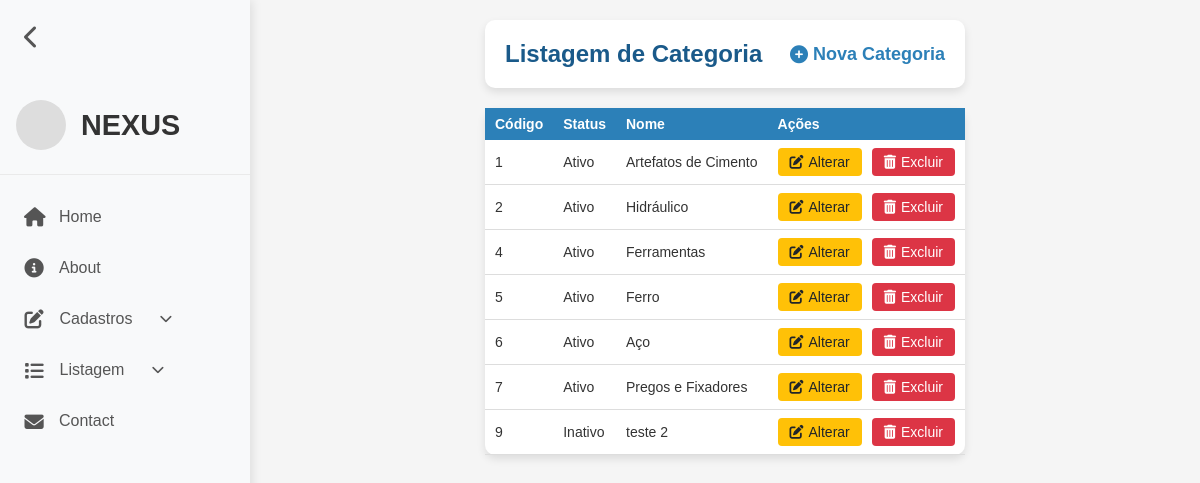
The app's page /categoria-listar.php (signed in), older data.
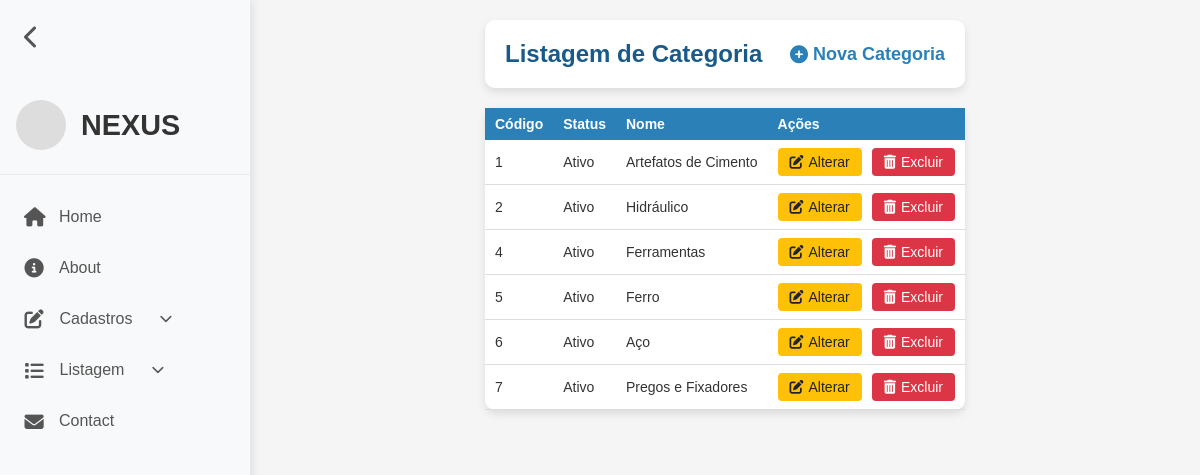
The same page, newer data.
### tables this page shows
CREATE TABLE `categoria` (
  `codigo` int(11) NOT NULL,
  `status` tinyint(1) NOT NULL DEFAULT 1,
  `nome` varchar(45) NOT NULL
);

### categoria-listar.php (the view, shortened to what this page needs)
<?php
require_once("conexao.php");
$sql = "SELECT * FROM categoria ORDER BY codigo";
$resultado = mysqli_query($conexao, $sql);
?>
<!DOCTYPE html>
<html lang="pt-BR">
<head>
    <link rel="stylesheet" href="assets/css/listar.css">
    <link rel="stylesheet" href="assets/css/reset.css">
    <link rel="stylesheet" href="assets/css/header.css">
    <link rel="stylesheet" href="https://cdnjs.cloudflare.com/ajax/libs/font-awesome/6.4.0/css/all.min.css">
</head>
<body>
    <?php require_once("header.php"); ?>
    <div class="container">
        <div class="card">
            <div class="card-body">
                <h5 class="title">
                    Listagem de Categoria
                    <a href="categoria-cadastrar.php">
                        <i class="fas fa-solid fa-circle-plus"></i> Nova Categoria
                    </a>
                </h5>
            </div>
        </div>
        <table class="table-container">
            <thead>
                <tr>
                    <th scope="col">Código</th>
                    <th scope="col">Status</th>
                    <th scope="col">Nome</th>
                    <th scope="col">Ações</th>
                </tr>
            </thead>
            <tbody>
                <?php while ($linha = mysqli_fetch_array($resultado)) { ?>
                    <tr>
                        <td><?= $linha['codigo'] ?></td>
                        <td><?= ($linha['status'] == 1) ? 'Ativo' : 'Inativo'?></td>
                        <td><?= $linha['nome'] ?></td>
                        <td class="actions">
                            <a href="categoria-alterar.php?codigo=<?= $linha['codigo'] ?>" class="btn btn-warning">
                                <i class="fas fa-solid fa-pen-to-square"></i> Alterar</a>
                            <a href="categoria-listar.php?codigo=<?= $linha['codigo'] ?>" class="btn btn-danger"
                                onclick="return confirm('Confirma exclusão?')"><i class="fas fa-solid fa-trash-can"></i>Excluir</a>
                        </td>
                    </tr>
                <?php } ?>
            </tbody>
        </table>
    </div>
</body>
</html>

Row changes from the older to the newer data that the page shows:
removed categoria: codigo "9", status "Inativo", nome "teste 2"
